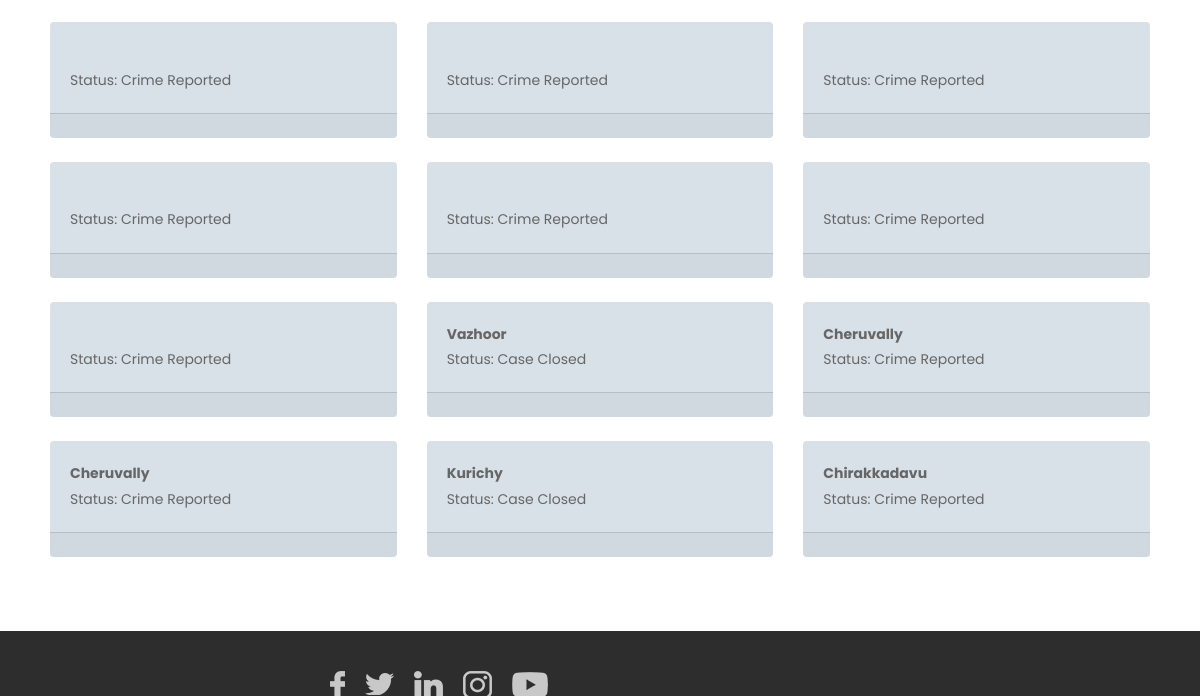
Before: /listcrime/ (signed in, lower part) with the older database file.
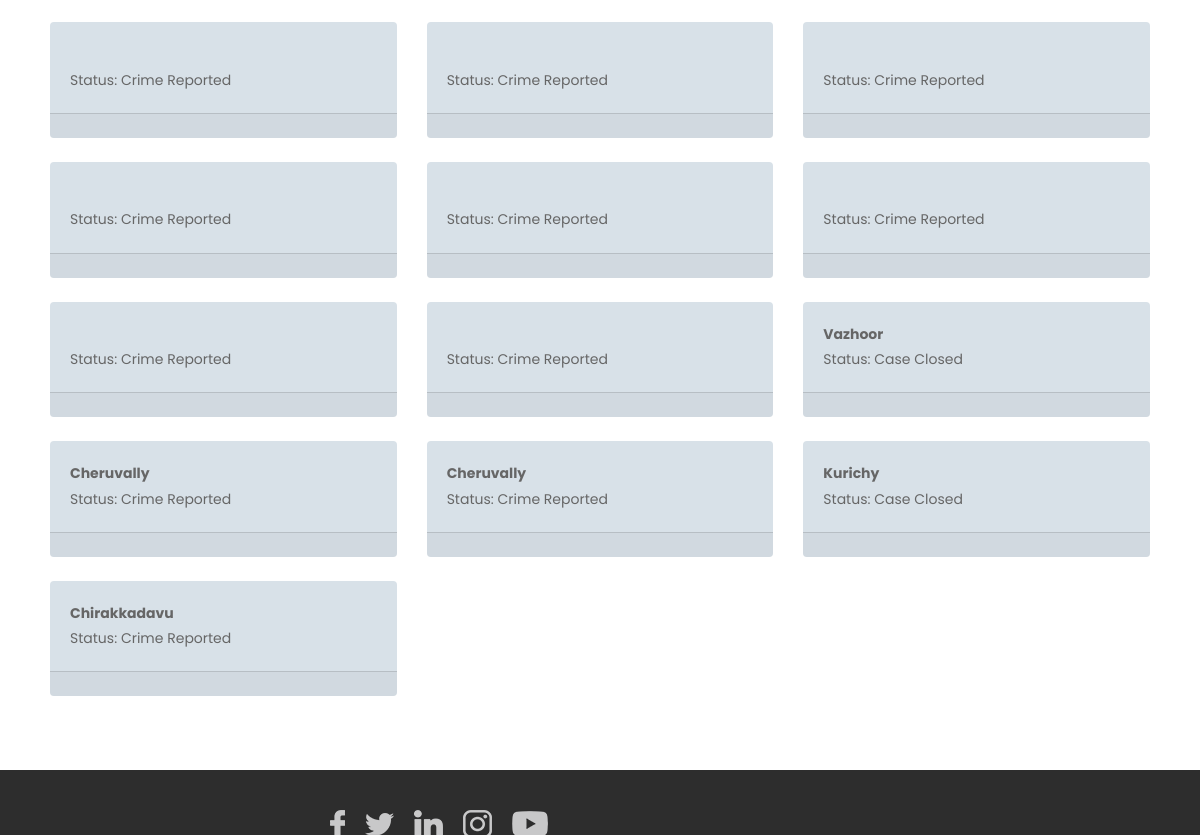
After: the same page with the newer database file.
### crimeapp/models.py (models this page shows, shortened)
class DocReport(models.Model):
    i_name = models.CharField(max_length=100)
    ano=models.CharField(max_length=12, default='')
    email = models.EmailField(null=True,blank=True)
    descri = models.TextField(null=True,blank=True)
    victimDescri = models.TextField(null=True,blank=True)
    witnessInfo = models.TextField(null=True,blank=True)
    delay_report = models.TextField(null=True,blank=True)
    evidence_image = models.FileField(upload_to='evidence_images/',null=True,blank=True)
    list_user=models.ForeignKey(CustomUser,on_delete=models.CASCADE,null=True,blank=True)
    THREAT_CHOICES = [
        ('Yes', 'Yes'),
        ('No', 'No'),
    ]
    threat = models.CharField(
        blank=True,
        max_length=3,
        choices=THREAT_CHOICES,
        default='No',  # You can set the default value to 'No' if desired
        verbose_name='Any kind of Threat or Violence faced'
    )
    STATUS_CHOICES = (
        ('Crime Reported', 'Crime Reported'),
        ('Preliminary Investigation completed', 'Preliminary Investigation completed'),
        ('Inquiry and Investigation in progress', 'Inquiry and Investigation in progress'),
        ('Inquiry and Investigation completed', 'Inquiry and Investigation completed'),
        ('Arrest and Detention', 'Arrest and Detention'),
        ('Case Closure in progress', 'Case Closure in progress'),
        ('Case Closed', 'Case Closed'),
    )
    status = models.CharField(max_length=100, choices=STATUS_CHOICES, default='Crime Reported',null=True,blank=True)

class PublicReport(models.Model):
    info_name = models.CharField(max_length=100)
    mail = models.EmailField(null=True,blank=True)
    reporter_location = models.CharField(max_length=100)
    spec_location = models.ForeignKey(SpecLoc, on_delete=models.SET_NULL, null=True, blank=True)
    offen_type = models.CharField(max_length=100,null=True,blank=True)
    datetime = models.DateTimeField(null=True,blank=True)
    aadhno=models.CharField(max_length=12, default='')
    description = models.TextField()
    victimDescription = models.TextField(null=True,blank=True)
    witnessInformation = models.TextField(null=True,blank=True)
    offenderDescription = models.TextField(null=True,blank=True)
    delay = models.TextField(null=True,blank=True)
    list_user=models.ForeignKey(CustomUser,on_delete=models.CASCADE,null=True,blank=True)
    STATUS_CHOICES = (
        ('Crime Reported', 'Crime Reported'),
        ('Preliminary Investigation completed', 'Preliminary Investigation completed'),
        ('Inquiry and Investigation in progress', 'Inquiry and Investigation in progress'),
        ('Inquiry and Investigation completed', 'Inquiry and Investigation completed'),
        ('Arrest and Detention', 'Arrest and Detention'),
        ('Case Closure in progress', 'Case Closure in progress'),
        ('Case Closed', 'Case Closed'),
    )
    status = models.CharField(max_length=100, choices=STATUS_CHOICES, default='Crime Reported')

### crimeapp/views.py (the view)
# urls.py: path('listcrime/', views.listcrime, name='listcrime'),
@login_required
def listcrime(request):
    user_crime=request.user
    crime_dict=CrimeReport.objects.filter(list_user=user_crime)
    doc_dict=DocReport.objects.filter(list_user=user_crime)
    public_dict=PublicReport.objects.filter(list_user=user_crime)
    combined_reports = list(crime_dict) + list(doc_dict) +list(public_dict)
    return render(request, 'listcrime.html', {'combined_reports': combined_reports})

### templates/listcrime.html (shortened to what this page needs)
{% load static %}
<!DOCTYPE html>
<html lang="en">
   <head>
      <link rel="stylesheet" type="text/css" href="{% static 'css/bootstrap.min.css' %}">
      <link rel="stylesheet" type="text/css" href="{% static 'css/style.css' %}">
      <link rel="stylesheet" href="{% static 'css/responsive.css' %}">
      <link rel="stylesheet" href="{% static 'css/jquery.mCustomScrollbar.min.css' %}">
      <link rel="stylesheet" href="https://netdna.bootstrapcdn.com/font-awesome/4.0.3/css/font-awesome.css">
      <link href="https://cdnjs.cloudflare.com/ajax/libs/owl-carousel/1.3.3/owl.carousel.css" rel="stylesheet" />
   </head>
   <body style="font-family:Poppins,sans-serif;">
                        <div style="padding:50px;">
                        <section id="crime-list">
                            {% block content %}
                            <div class="row">
                                {% for i in combined_reports %}
                                <div class="col-md-4 mb-4">
                                    <div class="card text-black bg-custom rounded-3" style="background-color: #d8e1e8; height: 100%;">
                                        <div class="card-body">
                                            <strong>{{ i.reporter_location }}</strong><br>
                                            Status: {{ i.status }}<br>
                                        </div>
                                        <div class="card-footer bg-custom">
                                        </div>
                                    </div>
                                </div>
                                {% if forloop.counter|divisibleby:3 %}
                            </div>
                            <div class="row">
                                {% endif %}
                                {% endfor %}
                            </div>
                            {% endblock %}
      </section>
    </div>
<div class="footer_section layout_padding">
  <div class="container">
     <div class="row">
        <div class="col-lg-3 col-md-6">
        </div>
        <div class="col-lg-3 col-md-6">
           <div class="social_icon">
              <ul>
                 <li><a href="#"><img src="{% static 'images/fb-icon.png' %}"></a></li>
                 <li><a href="#"><img src="{% static 'images/twitter-icon.png' %}"></a></li>
                 <li><a href="#"><img src="{% static 'images/linkedin-icon.png' %}"></a></li>
                 <li><a href="#"><img src="{% static 'images/instagram-icon.png' %}"></a></li>
                 <li><a href="#"><img src="{% static 'images/youtub-icon.png' %}"></a></li>
              </ul>
           </div>
        </div>
     </div>
  </div>
</div>
      <div class="copyright_section">
         <div class="container">
            <p class="copyright_text">© 2024 All Rights Reserved.</p>
         </div>
      </div>
   </body>
</html>

Changed rows visible on the page:
added DocReport: status "Crime Reported"
